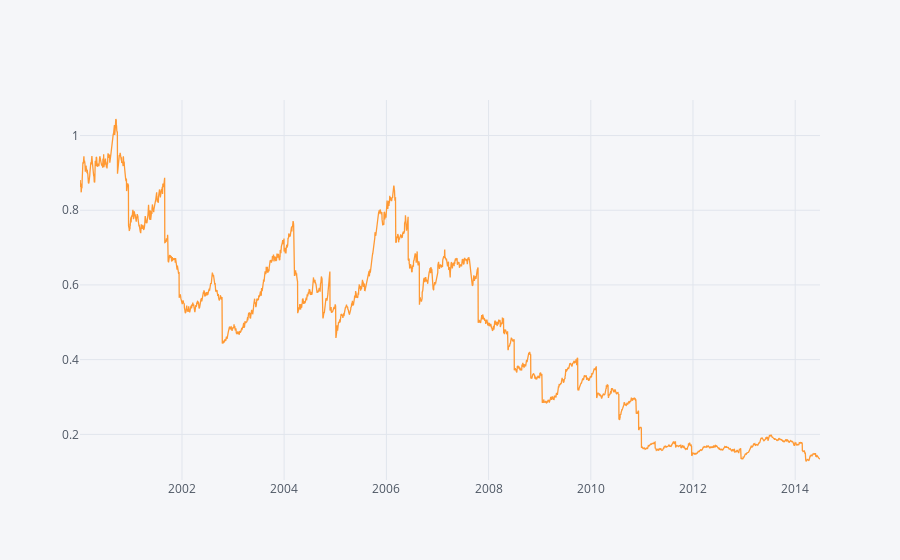

The code cell stored with this chart in its notebook:
### Code cell
returns_2.add(1).cumprod().iplot()

### Figure 1 — Plotly figure (JSON) as saved in the notebook; plotly's stock layout.template omitted (floating-point values rounded to 4 significant figures; data arrays with more than 128 entries replaced by an {"elided": "..."} marker saying what was removed)
{"data": [{"line": {"color": "rgba(255, 153, 51, 1.0)", "dash": "solid", "shape": "linear", "width": 1.3}, "mode": "lines", "name": "None", "text": "", "type": "scatter", "x": {"elided": "3780 str values"}, "y": {"elided": "3780 float values"}}], "layout": {"legend": {"bgcolor": "#F5F6F9", "font": {"color": "#4D5663"}}, "paper_bgcolor": "#F5F6F9", "plot_bgcolor": "#F5F6F9", "title": {"font": {"color": "#4D5663"}}, "xaxis": {"gridcolor": "#E1E5ED", "showgrid": true, "tickfont": {"color": "#4D5663"}, "title": {"font": {"color": "#4D5663"}, "text": ""}, "zerolinecolor": "#E1E5ED"}, "yaxis": {"gridcolor": "#E1E5ED", "showgrid": true, "tickfont": {"color": "#4D5663"}, "title": {"font": {"color": "#4D5663"}, "text": ""}, "zerolinecolor": "#E1E5ED"}}}
